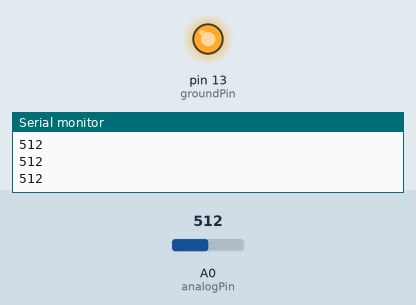
This sketch was run on a simulated Arduino Uno, built with avr-gcc and run on an emulated ATmega328P. Parts: output pins drawn as LEDs (lit = HIGH), the last lines printed to the serial monitor. Inputs (shaded band) come from the test bench; at power-on: A0 (analogPin) = 512.

Above: at 1.2 s.
1.3 s: A0 (analogPin) set to 29
2.8 s: A0 (analogPin) set to 22
At 3.3 s:
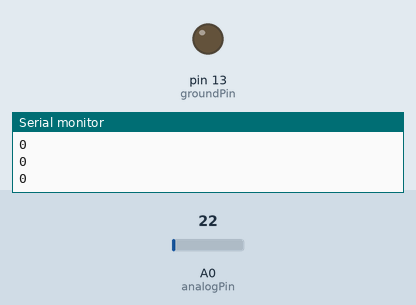
4.4 s: A0 (analogPin) set to 122
At 4.8 s:
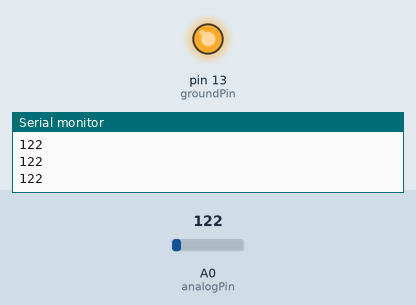
5.9 s: A0 (analogPin) set to 15
At 7.0 s:
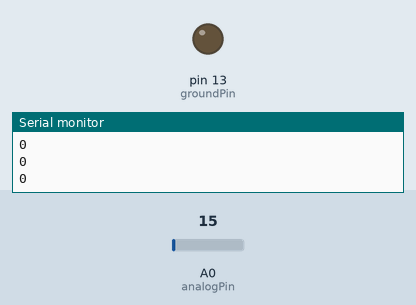
Timing chart, 0 to 8.6 s (numbered marks = the images above; inputs shaded):
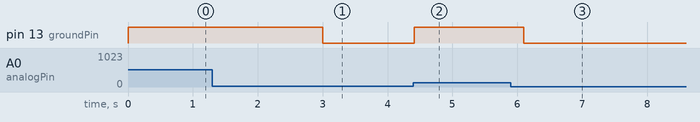

The sketch:

readAnalog.ino
```cpp
int analogPin = A0;
int groundPin = 13;

int value = 0;
unsigned long del = 0;
int thressholdLevel = 25; //from monitor when the feedback is off.

void setup() {
  // put your setup code here, to run once:
  analogReference(INTERNAL);
  Serial.begin(9600);
  pinMode(groundPin, OUTPUT);
}

void loop() { //if microphone feedback is off some noise is present.
  // put your main code here, to run repeatedly:
  value = analogRead(analogPin);
  if (value <= thressholdLevel )
  {
    Serial.println(0);

    if (del + 200 < millis() )
    {
      digitalWrite(groundPin, LOW);
    }
  }
  else
  {
    del = millis();
    Serial.println(value);
    digitalWrite(groundPin, HIGH);
  }
}
```

Measured:
- the behaviour switches between 26 and 25 on A0 (analogPin) (found by bisection; images 0 and 1)
- after the input at 2.8 s, pin 13 (groundPin): HIGH → LOW after 0.20 s
- after the input at 4.4 s, pin 13 (groundPin): LOW → HIGH at once
- after the input at 5.9 s, pin 13 (groundPin): HIGH → LOW after 0.20 s
